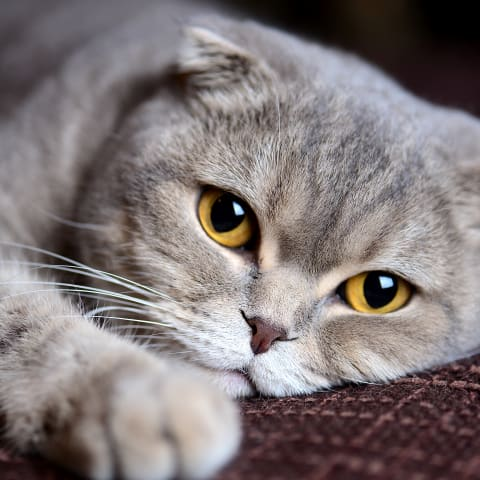
#> input picture Resources/cat2.jpeg, 480 x 480 px
$ python main.py
#> lines starting #> are read from the running program, lines starting #| are printed output that depends on the picture; after the words box and inside, x2 and y2 are one past the last pixel; in counts of white or black regions, pixels touching at a corner belong together
### Stack_im.py
import cv2
import numpy as np

def stackImages(scale,imgArray):
    rows = len(imgArray)
    cols = len(imgArray[0])
    rowsAvailable = isinstance(imgArray[0], list)
    width = imgArray[0][0].shape[1]
    height = imgArray[0][0].shape[0]
    if rowsAvailable:
        for x in range ( 0, rows):
            for y in range(0, cols):
                if imgArray[x][y].shape[:2] == imgArray[0][0].shape [:2]:
                    imgArray[x][y] = cv2.resize(imgArray[x][y], (0, 0), None, scale, scale)
                else:
                    imgArray[x][y] = cv2.resize(imgArray[x][y], (imgArray[0][0].shape[1], imgArray[0][0].shape[0]), None, scale, scale)
                if len(imgArray[x][y].shape) == 2: imgArray[x][y]= cv2.cvtColor( imgArray[x][y], cv2.COLOR_GRAY2BGR)
        imageBlank = np.zeros((height, width, 3), np.uint8)
        hor = [imageBlank]*rows
        hor_con = [imageBlank]*rows
        for x in range(0, rows):
            hor[x] = np.hstack(imgArray[x])
        ver = np.vstack(hor)
    else:
        for x in range(0, rows):
            if imgArray[x].shape[:2] == imgArray[0].shape[:2]:
                imgArray[x] = cv2.resize(imgArray[x], (0, 0), None, scale, scale)
            else:
                imgArray[x] = cv2.resize(imgArray[x], (imgArray[0].shape[1], imgArray[0].shape[0]), None,scale, scale)
            if len(imgArray[x].shape) == 2: imgArray[x] = cv2.cvtColor(imgArray[x], cv2.COLOR_GRAY2BGR)
        hor= np.hstack(imgArray)
        ver = hor
    return ver

### main.py
import cv2
import numpy as np
import Stack_im

def empty(a):
    pass

cv2.namedWindow("TrackBars")
cv2.resizeWindow("TrackBars",640,240)
cv2.createTrackbar("Hue Min","TrackBars",15,179,empty)
cv2.createTrackbar("Hue Max","TrackBars",24,179,empty)
cv2.createTrackbar("Sat Min","TrackBars",139,255,empty)
cv2.createTrackbar("Sat Max","TrackBars",249,255,empty)
cv2.createTrackbar("Val Min","TrackBars",68,255,empty)
cv2.createTrackbar("Val Max","TrackBars",255,255,empty)

while True:
    img = cv2.imread("Resources/cat2.jpeg")
#> img is the input picture: shape (480, 480, 3); mean B, G, R 119.3, 119, 128.1
    imgHSV = cv2.cvtColor(img,cv2.COLOR_BGR2HSV)
#> imgHSV: shape (480, 480, 3); mean H, S, V 82.2, 43.3, 130
    h_min = cv2.getTrackbarPos("Hue Min","TrackBars")
    h_max = cv2.getTrackbarPos("Hue Max", "TrackBars")
    s_min = cv2.getTrackbarPos("Sat Min", "TrackBars")
    s_max = cv2.getTrackbarPos("Sat Max", "TrackBars")
    v_min = cv2.getTrackbarPos("Val Min", "TrackBars")
    v_max = cv2.getTrackbarPos("Val Max", "TrackBars")
    print(h_min,h_max,s_min,s_max,v_min,v_max)
    lower = np.array([h_min,s_min,v_min])
    upper = np.array([h_max,s_max,v_max])
    mask = cv2.inRange(imgHSV,lower,upper)
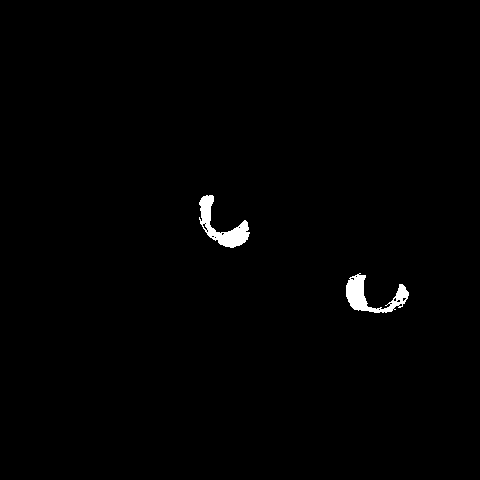
#> mask: shape (480, 480); 0.85% white; 2 white regions, box (x1, y1, x2, y2) and area: (199, 195, 250, 248) 986, (346, 273, 409, 313) 969
    imgRes = cv2.bitwise_and(img,img,mask=mask)

    imgStack = Stack_im.stackImages(0.5,([img,imgHSV],[mask,imgRes]))
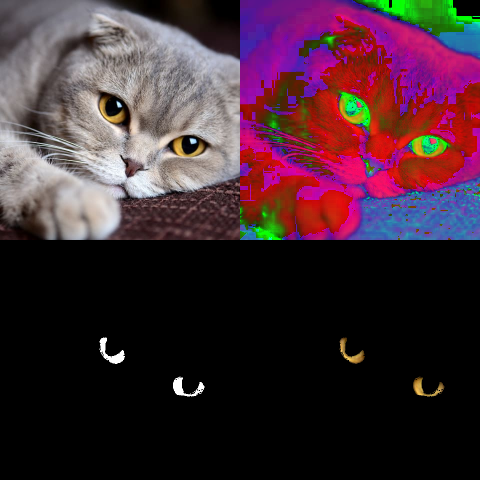
#> imgStack: shape (480, 480, 3); mean B, G, R 51.1, 41.5, 65.5
    cv2.imshow("RESULT", imgStack)
    cv2.waitKey(1)

$ run again, with Resources/cat1.jpg copied over Resources/cat2.jpeg
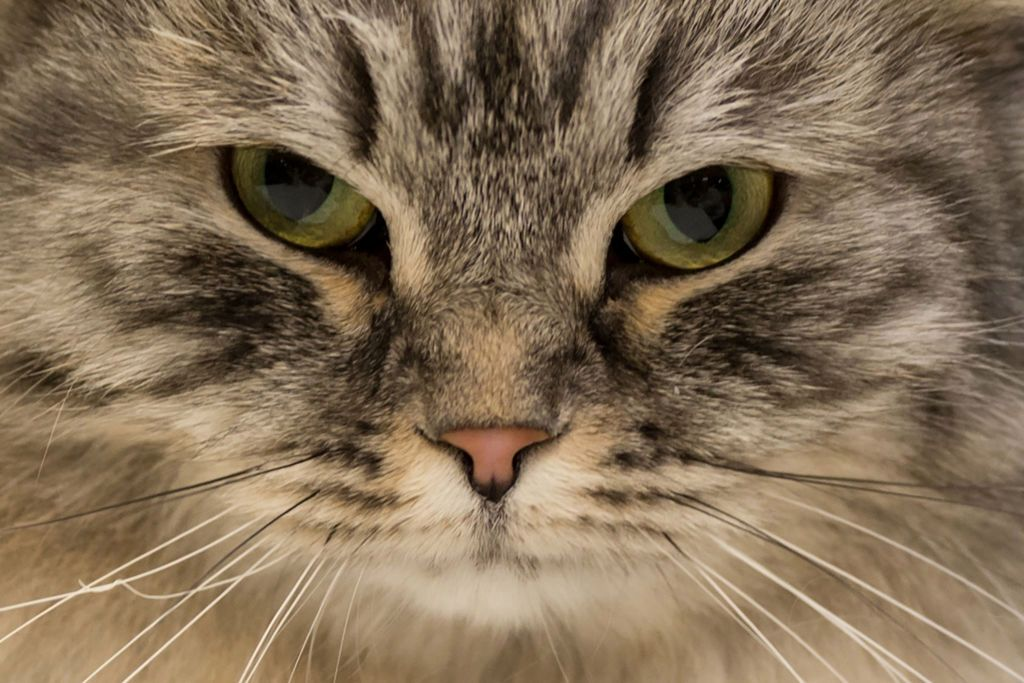
#> input picture Resources/cat1.jpg, 1024 x 683 px
#> img is the input picture: shape (683, 1024, 3); mean B, G, R 86.4, 110.5, 130.3
#> imgHSV: shape (683, 1024, 3); mean H, S, V 16.5, 92.9, 130.3
#> `mask = cv2.inRange(imgHSV,lower,upper)`:
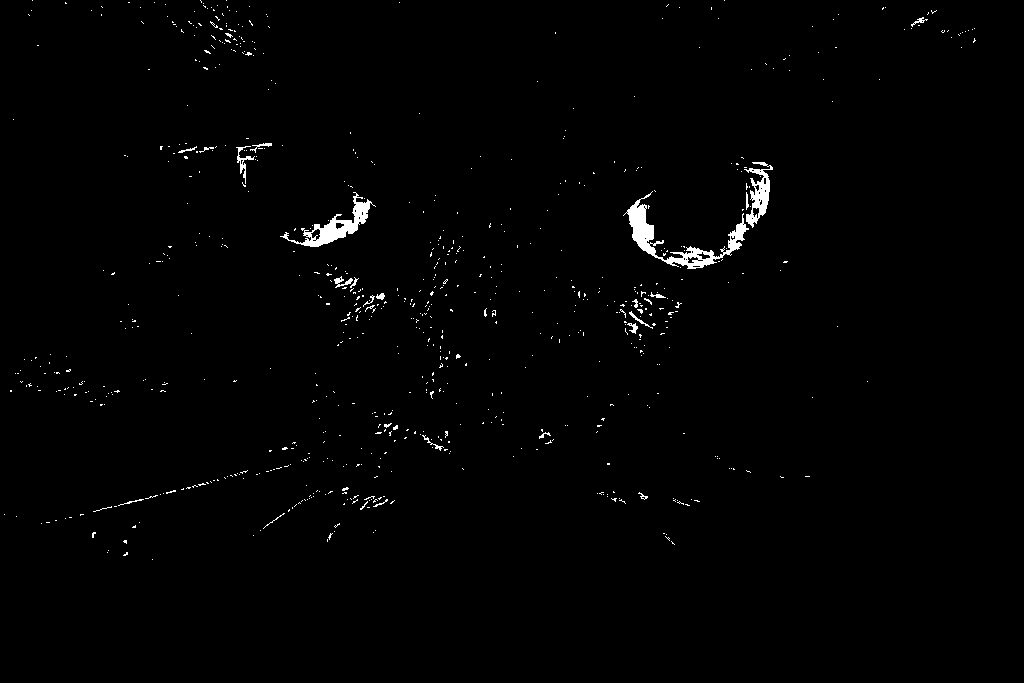
#> mask: shape (683, 1024); 1% white; 769 white regions (744 under 20 px), largest, box (x1, y1, x2, y2) and area: (623, 191, 749, 269) 1903, (280, 192, 376, 247) 1236, (744, 162, 773, 228) 766
#> `imgStack = Stack_im.stackImages(0.5,([img,imgHSV],[mask,imgRes]))`:
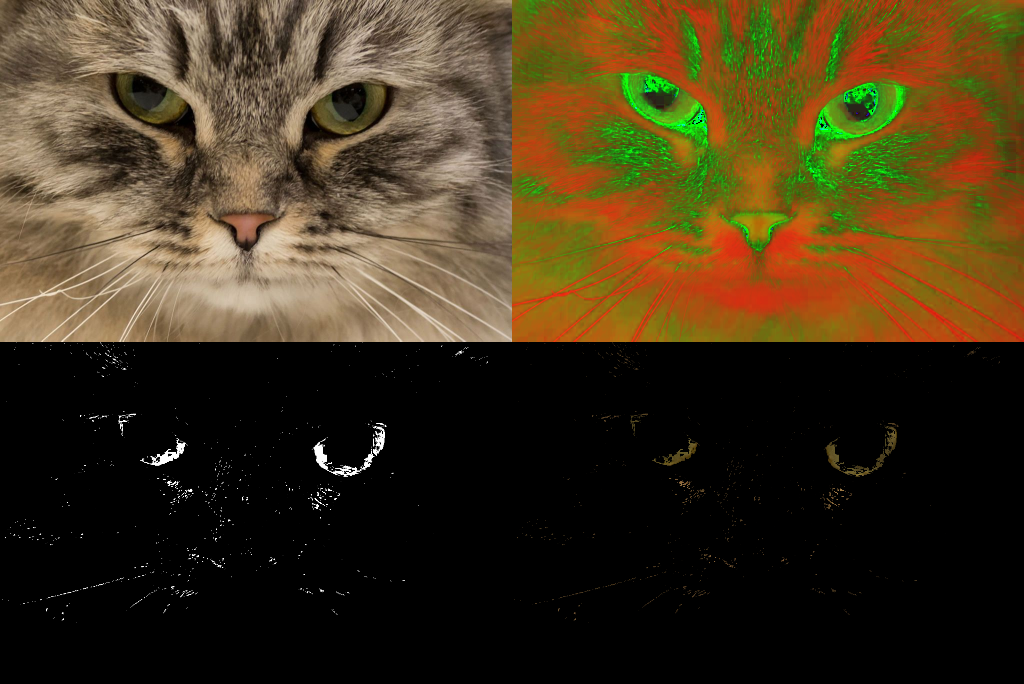
#> imgStack: shape (684, 1024, 3); mean B, G, R 26.5, 51.7, 66
